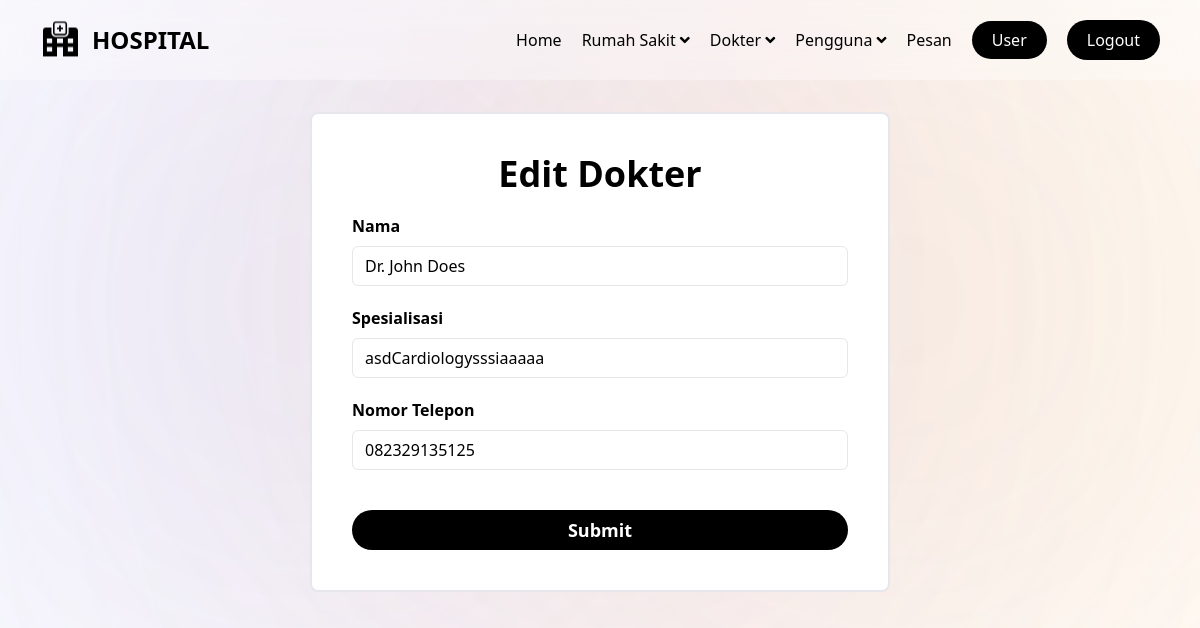
Page /admin/doctor_edit.php?doctor_id=1 (signed in) on the committed database.
### tables this page shows
CREATE TABLE `doctor` (
    `doctor_id` int NOT NULL AUTO_INCREMENT,
    `name` varchar(40),
    `specialization` varchar(30),
    `phone` varchar(30),
    `created_at` datetime DEFAULT CURRENT_TIMESTAMP,
    `updated_at` datetime DEFAULT CURRENT_TIMESTAMP,
    PRIMARY KEY (`doctor_id`)
);

### models/Doctor.php (called while the page is built, shortened)
<?php
class Doctor
{
    private $conn;
    public function __construct($conn)
    {
        $this->conn = $conn;
    }
    private function exec($query)
    {
        return $this->conn->query($query);
    }
    function getDetailDoctor($doctorId)
    {
        $query = "SELECT * FROM doctor WHERE doctor_id = '$doctorId'";
        return $this->exec($query);
    }
}

### admin/doctor_edit.php (the view, shortened to what this page needs)
<?php
include('header_admin.php');
require_once('../models/Doctor.php');
$doctor = new Doctor($conn);
$doctorId = $_GET['doctor_id'];
$result = $doctor->getDetailDoctor($doctorId);
if (mysqli_num_rows($result) > 0) {
    $userData = $result->fetch_assoc();
    $name = $userData['name'];
    $specialization = $userData['specialization'];
    $phone = $userData['phone'];
} else {
    header("Location: doctor_list.php");
}
?>
<div class="flex justify-center items-center pt-28 mb-10 w-full px-5">
    <form class="flex flex-col items-center gap-5 sm:w-1/2 h-auto p-10 bg-white rounded-lg border-2" method="post">
        <h1 class="text-4xl font-bold">Edit Dokter</h1>
        <div class="flex flex-col gap-2 w-full">
            <label for="name" class="font-bold">Nama</label>
            <input class="border h-10 px-3 rounded-md" type="text" name="name" placeholder="Masukkan nama anda" value="<?= $name ?>">
        </div>
        <div class="flex flex-col gap-2 w-full">
            <label for="specialization" class="font-bold">Spesialisasi</label>
            <input class="border h-10 px-3 rounded-md" type="specialization" name="specialization" placeholder="Masukkan spesialisasi anda" value="<?= $specialization ?>">
        </div>
        <div class="flex flex-col gap-2 w-full">
            <label for="phone" class="font-bold">Nomor Telepon</label>
            <input class="border h-10 px-3 rounded-md" type="number" name="phone" placeholder="Masukkan nomor telepon anda" value="<?= $phone ?>">
        </div>
        <button class="flex justify-center items-center font-bold
                 text-lg text-white bg-black rounded-full w-full h-10 mt-5" name="submit">Submit</button>
    </form>
</div>
<?php include('footer_admin.php') ?>

### rows in the picture
doctor: name "Dr. John Does", specialization "asdCardiologysssiaaaaa", phone "082329135125"
